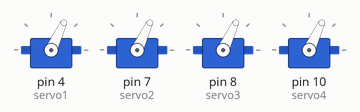
Bench run of a sketch on a simulated Arduino Uno, built with avr-gcc and run on an emulated ATmega328P. Parts: 4 × servo.

Above: at 0.4 s.
At 1.1 s:
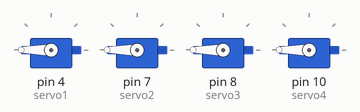
At 1.7 s:
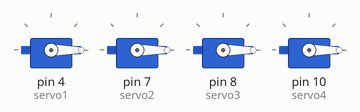
At 2.4 s:
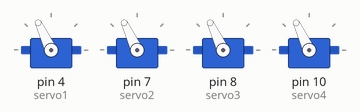
At 3.4 s:
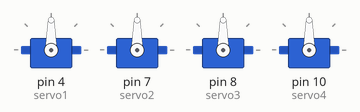
Timing chart, 0 to 4.9 s (numbered marks = the images above):
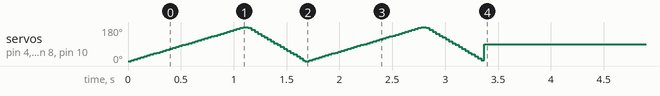

The sketch:

servo_41_2.ino
```cpp
#include <Servo.h>

Servo servo1;
Servo servo2;
Servo servo3;
Servo servo4;

void setup() {
  servo1.attach(4);
  servo2.attach(7);
  servo3.attach(8);
  servo4.attach(10);

  unsigned long startTime = millis();

  while (millis() - startTime < 2000) {
    for (int pos = 0; pos <= 180; pos += 5) {
      servo1.write(pos);
      servo2.write(pos);
      servo3.write(pos);
      servo4.write(pos);
      delay(30
           );
    }
    for (int pos = 180; pos >= 0; pos -= 5) {
      servo1.write(pos);
      servo2.write(pos);
      servo3.write(pos);
      servo4.write(pos);
      delay(15);
    }
  }

  servo1.write(90);
  servo2.write(90);
  servo3.write(90);
  servo4.write(90);
}

void loop() {

} 
```
